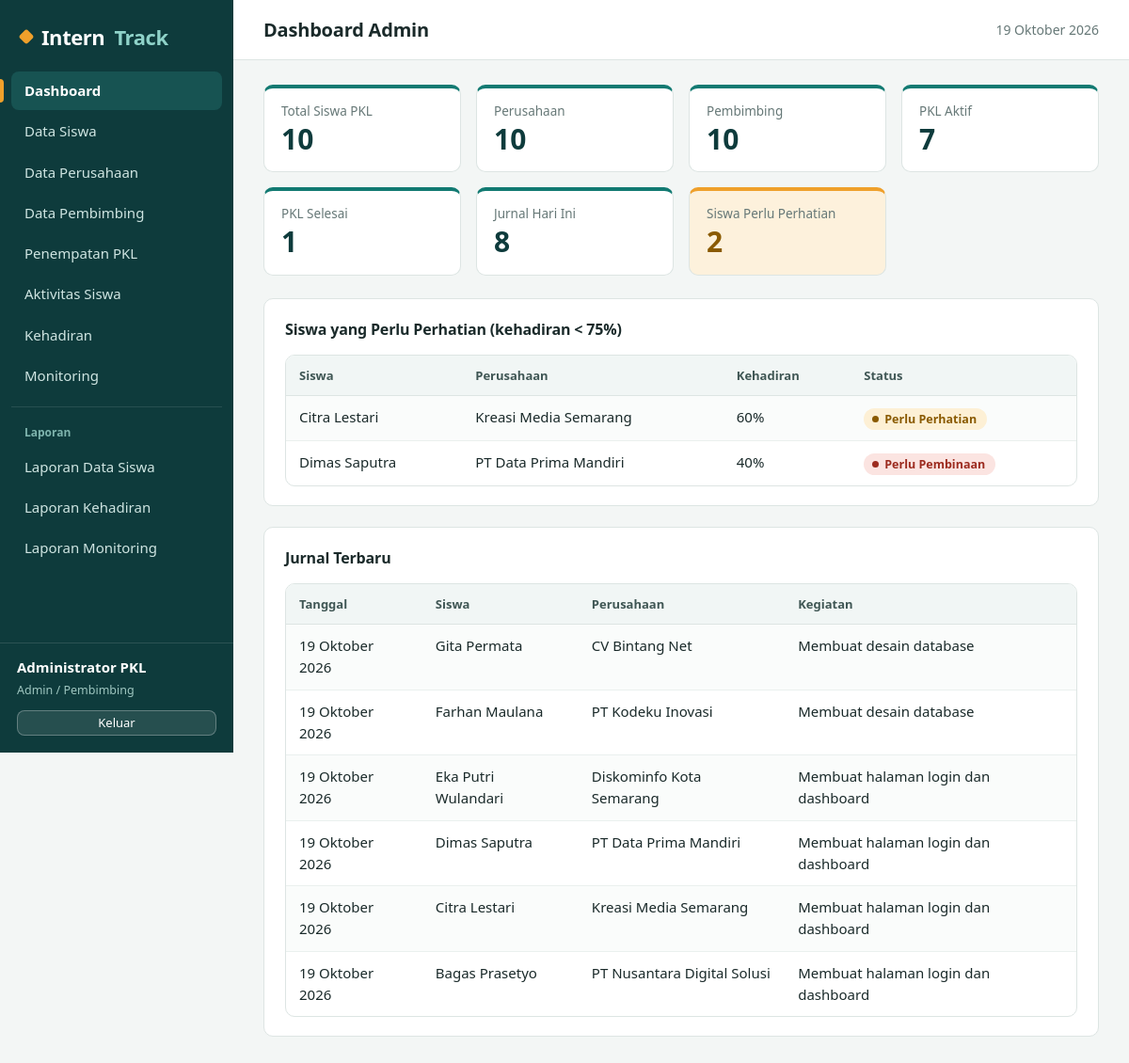
Page /admin/dashboard.php (signed in) on the committed database.
### tables this page shows
CREATE TABLE penempatan (
  id_penempatan INT AUTO_INCREMENT PRIMARY KEY,
  id_siswa      INT NOT NULL UNIQUE,
  id_perusahaan INT NOT NULL,
  id_pembimbing INT NOT NULL,
  tgl_mulai     DATE NOT NULL,
  tgl_selesai   DATE NOT NULL,
  status        ENUM('Belum Mulai','Aktif','Selesai') NOT NULL DEFAULT 'Belum Mulai',
  CONSTRAINT fk_pen_siswa      FOREIGN KEY (id_siswa)      REFERENCES siswa(id_siswa)           ON DELETE CASCADE,
  CONSTRAINT fk_pen_perusahaan FOREIGN KEY (id_perusahaan) REFERENCES perusahaan(id_perusahaan) ON DELETE RESTRICT,
  CONSTRAINT fk_pen_pembimbing FOREIGN KEY (id_pembimbing) REFERENCES pembimbing(id_pembimbing) ON DELETE RESTRICT
);

CREATE TABLE siswa (
  id_siswa INT AUTO_INCREMENT PRIMARY KEY,
  id_user  INT NOT NULL UNIQUE,
  nis      VARCHAR(20)  NOT NULL UNIQUE,
  nama     VARCHAR(100) NOT NULL,
  kelas    VARCHAR(20),
  jurusan  VARCHAR(60),
  no_hp    VARCHAR(20),
  alamat   VARCHAR(255),
  CONSTRAINT fk_siswa_user FOREIGN KEY (id_user) REFERENCES users(id_user) ON DELETE CASCADE
);

CREATE TABLE perusahaan (
  id_perusahaan   INT AUTO_INCREMENT PRIMARY KEY,
  nama_perusahaan VARCHAR(120) NOT NULL,
  alamat          VARCHAR(255),
  bidang          VARCHAR(100),
  kontak          VARCHAR(30)
);

### config/database.php (called while the page is built, shortened)
<?php
function db(): PDO
{
    static $pdo = null;
    if ($pdo === null) {
        try {
            $pdo = new PDO(
                'mysql:host=' . DB_HOST . ';dbname=' . DB_NAME . ';charset=utf8mb4',
                DB_USER,
                DB_PASS,
                [
                    PDO::ATTR_ERRMODE            => PDO::ERRMODE_EXCEPTION,
                    PDO::ATTR_DEFAULT_FETCH_MODE => PDO::FETCH_ASSOC,
                ]
            );
        } catch (PDOException $ex) {
            http_response_code(500);
            exit('Koneksi database gagal. Pastikan database "interntrack" sudah diimpor dan config/database.php benar.');
        }
    }
    return $pdo;
}

### admin/dashboard.php (the view, shortened to what this page needs)
<?php
require_once __DIR__ . '/../config/app.php';
$pdo = db();
$n = function (string $sql) use ($pdo): int { return (int)$pdo->query($sql)->fetchColumn(); };
$rekap = rekap_kehadiran_semua();
$perhatian = array_values(array_filter($rekap, function ($r) {
    return $r['total'] > 0 && $r['pct'] < 75;
}));
$stat = [
    'Total Siswa PKL'       => $n('SELECT COUNT(DISTINCT id_siswa) FROM penempatan'),
    'Perusahaan'            => $n('SELECT COUNT(*) FROM perusahaan'),
    'Pembimbing'            => $n('SELECT COUNT(*) FROM pembimbing'),
    'PKL Aktif'             => $n("SELECT COUNT(*) FROM penempatan WHERE status = 'Aktif'"),
    'PKL Selesai'           => $n("SELECT COUNT(*) FROM penempatan WHERE status = 'Selesai'"),
    'Jurnal Hari Ini'       => $n('SELECT COUNT(*) FROM jurnal WHERE tanggal = CURDATE()'),
    'Siswa Perlu Perhatian' => count($perhatian),
];
$terbaru = $pdo->query(
    'SELECT j.tanggal, j.kegiatan, s.nama, pr.nama_perusahaan
     FROM jurnal j
     JOIN penempatan p ON p.id_penempatan = j.id_penempatan
     JOIN siswa s ON s.id_siswa = p.id_siswa
     JOIN perusahaan pr ON pr.id_perusahaan = p.id_perusahaan
     ORDER BY j.tanggal DESC, j.id_jurnal DESC LIMIT 6'
)->fetchAll();
include __DIR__ . '/../includes/header.php';
?>
<div class="grid">
<?php foreach ($stat as $label => $nilai): ?>
    <div class="stat <?= $label === 'Siswa Perlu Perhatian' ? 'warn' : '' ?>"><small><?= e($label) ?></small><b><?= $nilai ?></b></div>
<?php endforeach; ?>
</div>
<div class="card">
    <h3>Siswa yang Perlu Perhatian (kehadiran &lt; 75%)</h3>
    <div class="table-wrap"><table class="tbl">
        <tr><th>Siswa</th><th>Perusahaan</th><th>Kehadiran</th><th>Status</th></tr>
        <?php foreach ($perhatian as $r): ?>
        <tr><td><?= e($r['nama']) ?></td><td><?= e($r['nama_perusahaan']) ?></td><td><?= $r['pct'] ?>%</td><td><?= badge($r['kategori']) ?></td></tr>
        <?php endforeach; if (!$perhatian): ?><tr><td colspan="4" class="empty">Tidak ada siswa yang perlu perhatian.</td></tr><?php endif; ?>
    </table></div>
</div>
<div class="card">
    <h3>Jurnal Terbaru</h3>
    <div class="table-wrap"><table class="tbl">
        <tr><th>Tanggal</th><th>Siswa</th><th>Perusahaan</th><th>Kegiatan</th></tr>
        <?php foreach ($terbaru as $j): ?>
        <tr><td><?= tgl_id($j['tanggal']) ?></td><td><?= e($j['nama']) ?></td><td><?= e($j['nama_perusahaan']) ?></td><td><?= e($j['kegiatan']) ?></td></tr>
        <?php endforeach; if (!$terbaru): ?><tr><td colspan="4" class="empty">Belum ada jurnal.</td></tr><?php endif; ?>
    </table></div>
</div>
<?php include __DIR__ . '/../includes/footer.php'; ?>

### config/app.php (shortened to what this page needs)
<?php
require_once __DIR__ . '/database.php';
function e($v): string { return htmlspecialchars((string)$v, ENT_QUOTES, 'UTF-8'); }
function kategori_kehadiran(float $pct, int $total = 1): string
{
    if ($total <= 0) { return 'Belum Ada Data'; }
    if ($pct >= 90) { return 'Sangat Baik'; }
    if ($pct >= 75) { return 'Baik'; }
    if ($pct >= 60) { return 'Perlu Perhatian'; }
    return 'Perlu Pembinaan';
}
function rekap_kehadiran_semua(string $where = '1=1', array $params = []): array
{
    $sql = "SELECT p.id_penempatan, s.id_siswa, s.nis, s.nama, s.kelas, s.jurusan,
                   pr.nama_perusahaan, pb.nama AS pembimbing, p.status,
                   COUNT(a.id_absensi) AS total,
                   COALESCE(SUM(a.status = 'Hadir'), 0) AS hadir,
                   COALESCE(SUM(a.status = 'Izin'), 0)  AS izin,
                   COALESCE(SUM(a.status = 'Sakit'), 0) AS sakit,
                   COALESCE(SUM(a.status = 'Alpa'), 0)  AS alpa
            FROM penempatan p
            JOIN siswa s       ON s.id_siswa = p.id_siswa
            JOIN perusahaan pr ON pr.id_perusahaan = p.id_perusahaan
            JOIN pembimbing pb ON pb.id_pembimbing = p.id_pembimbing
            LEFT JOIN absensi a ON a.id_penempatan = p.id_penempatan
            WHERE $where
            GROUP BY p.id_penempatan, s.id_siswa, s.nis, s.nama, s.kelas, s.jurusan,
                     pr.nama_perusahaan, pb.nama, p.status
            ORDER BY s.nama";
    $st = db()->prepare($sql);
    $st->execute($params);
    $rows = $st->fetchAll();
    foreach ($rows as &$r) {
        $r['pct'] = $r['total'] > 0 ? round($r['hadir'] / $r['total'] * 100, 1) : 0;
    }
    return $rows;
}
function tgl_id(?string $d): string
{
    $bln = ['', 'Januari', 'Februari', 'Maret', 'April', 'Mei', 'Juni', 'Juli', 'Agustus', 'September', 'Oktober', 'November', 'Desember'];
    $t = strtotime($d);
    return date('j', $t) . ' ' . $bln[(int)date('n', $t)] . ' ' . date('Y', $t);
}
function badge(string $teks): string
{
    $map = [
        'Sangat Baik' => 'ok', 'Baik' => 'info', 'Perlu Perhatian' => 'warn', 'Perlu Pembinaan' => 'bad',
        'Aktif' => 'ok', 'Selesai' => 'info', 'Belum Mulai' => 'muted', 'Belum Ada Data' => 'muted',
        'Hadir' => 'ok', 'Izin' => 'info', 'Sakit' => 'warn', 'Alpa' => 'bad',
    ];
    return '<span class="badge b-' . ($map[$teks] ?? 'muted') . '">' . e($teks) . '</span>';
}

### assets/css/style.css (style rules this page uses)
:root { --ink:#0E3B3C; --ink-2:#175352; --teal:#127A72; --teal-d:#0C5D57; --teal-l:#E3F1EE; --amber:#EFA02B; --amber-l:#FDF1DC; --bg:#F3F6F5; --card:#fff; --line:#DDE5E3; --tx:#1A2A2A; --mut:#667877; --ok:#14633A; --ok-l:#E1F4E8; --info:#1D5A87; --info-l:#E0EEF8; --warn:#8A5A00; --warn-l:#FDF0D5; --bad:#9C2B1F; --bad-l:#FBE4E1; --muted-l:#ECEFEE; --r:10px; --font:"Segoe UI Variable Text","Segoe UI",system-ui,-apple-system,"Helvetica Neue",Arial,sans-serif; }
* { box-sizing:border-box }
html { -webkit-text-size-adjust:100% }
body { margin:0;font:15px/1.55 var(--font);color:var(--tx);background:var(--bg);display:flex;min-height:100vh }
h1,h2,h3 { letter-spacing:-.01em }
.card { background:var(--card);border:1px solid var(--line);border-radius:var(--r);padding:20px 22px;margin-bottom:22px }
.card h3 { margin:0 0 14px;font-size:16px;font-weight:650 }
.grid { display:grid;grid-template-columns:repeat(auto-fit,minmax(180px,1fr));gap:16px;margin-bottom:24px }
.stat { background:var(--card);border:1px solid var(--line);border-top:4px solid var(--teal);border-radius:var(--r);padding:14px 18px 16px }
.stat small { color:var(--mut);display:block;font-size:13.5px }
.stat b { font-size:30px;line-height:1.25;color:var(--ink);font-variant-numeric:tabular-nums;font-weight:700 }
.stat.warn { border-top-color:var(--amber);background:var(--amber-l) }
.stat.warn b { color:var(--warn) }
.table-wrap { overflow-x:auto;border:1px solid var(--line);border-radius:var(--r);background:#fff;margin-bottom:18px }
table.tbl { width:100%;border-collapse:collapse }
.card .table-wrap { margin-bottom:0 }
.tbl th,.tbl td { padding:11px 14px;border-bottom:1px solid #eaf0ee;text-align:left;vertical-align:top }
.tbl tr:last-child td { border-bottom:0 }
.tbl th { background:#f1f6f5;font-size:13px;font-weight:650;color:#3f5654;white-space:nowrap;border-bottom:1px solid var(--line);position:sticky;top:0 }
.tbl tbody tr:nth-child(even) td,.tbl tr:nth-child(even) td { background:#fafcfb }
.badge { display:inline-flex;align-items:center;gap:6px;padding:2px 11px 2px 9px;border-radius:99px;font-size:12.5px;font-weight:600;white-space:nowrap }
.badge::before { content:"";width:7px;height:7px;border-radius:50%;background:currentColor }
.b-warn { background:var(--warn-l);color:var(--warn) }
.b-bad { background:var(--bad-l);color:var(--bad) }

### rows in the picture
penempatan: id_siswa.nama "Citra Lestari", id_perusahaan.nama_perusahaan "Kreasi Media Semarang", pct "60", teks "Perlu Perhatian"
penempatan: id_siswa.nama "Dimas Saputra", id_perusahaan.nama_perusahaan "PT Data Prima Mandiri", pct "40", teks "Perlu Pembinaan"

### other values in the picture
$m[0] "Dashboard"
$m[0] "Data Siswa"
$m[0] "Data Perusahaan"
$m[0] "Data Pembimbing"
$m[0] "Penempatan PKL"
$m[0] "Aktivitas Siswa"
$m[0] "Kehadiran"
$m[0] "Monitoring"
$m[0] "Laporan"
$m[0] "Laporan Data Siswa"
$m[0] "Laporan Kehadiran"
$m[0] "Laporan Monitoring"
$u['nama'] "Administrator PKL"
$judul "Dashboard Admin"
$label "Total Siswa PKL"
